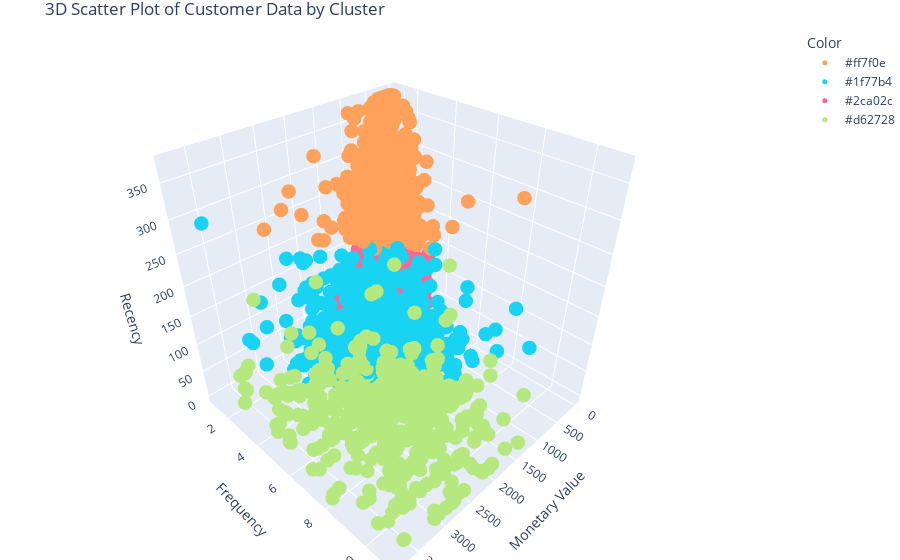

Notebook source saved alongside this figure:
### Code cell
cluster_colors = {
    0: '#1f77b4',  # Blue
    1: '#ff7f0e',  # Orange
    2: '#2ca02c',  # Green
    3: '#d62728'   # Red
}

# Map cluster numbers to colors
non_outliers_df['Color'] = non_outliers_df['Cluster'].map(cluster_colors)

# Create interactive 3D scatter plot
fig = px.scatter_3d(non_outliers_df, 
                    x='MonetaryValue', 
                    y='Frequency', 
                    z='Recency', 
                    color='Color',  # Use mapped colors
                    color_discrete_map=cluster_colors,  # Ensure correct color mapping
                    title='3D Scatter Plot of Customer Data by Cluster',
                    labels={'MonetaryValue': 'Monetary Value', 'Frequency': 'Frequency', 'Recency': 'Recency'},
                    hover_name='Cluster',  # Show cluster number on hover
                    hover_data={'MonetaryValue': True, 'Frequency': True, 'Recency': True, 'Color': False})

# Adjust the size of the points
fig.update_traces(marker=dict(size=5))  # Set the size of the points (adjust as needed)

# Update layout for better visualization
fig.update_layout(
    scene=dict(
        xaxis_title='Monetary Value',
        yaxis_title='Frequency',
        zaxis_title='Recency'
    ),
    margin=dict(l=0, r=0, b=0, t=30),  # Adjust margins
    showlegend=True  # Show legend for clusters
)

# Show the interactive plot
fig.show()

### Figure 1 — Plotly figure (JSON) as saved in the notebook; plotly's stock layout.template omitted (floating-point values rounded to 4 significant figures; data arrays with more than 128 entries replaced by an {"elided": "..."} marker saying what was removed)
{"data": [{"customdata": {"elided": "902x1 str values"}, "hovertemplate": "<b>%{hovertext}</b><br><br>Monetary Value=%{x}<br>Frequency=%{y}<br>Recency=%{z}<extra></extra>", "hovertext": {"elided": "902 int values"}, "legendgroup": "#ff7f0e", "marker": {"color": "#FFA15A", "size": 5, "symbol": "circle"}, "mode": "markers", "name": "#ff7f0e", "scene": "scene", "showlegend": true, "type": "scatter3d", "x": {"elided": "902 float values"}, "y": {"elided": "902 int values"}, "z": {"elided": "902 int values"}}, {"customdata": {"elided": "914x1 str values"}, "hovertemplate": "<b>%{hovertext}</b><br><br>Monetary Value=%{x}<br>Frequency=%{y}<br>Recency=%{z}<extra></extra>", "hovertext": {"elided": "914 int values"}, "legendgroup": "#1f77b4", "marker": {"color": "#19d3f3", "size": 5, "symbol": "circle"}, "mode": "markers", "name": "#1f77b4", "scene": "scene", "showlegend": true, "type": "scatter3d", "x": {"elided": "914 float values"}, "y": {"elided": "914 int values"}, "z": {"elided": "914 int values"}}, {"customdata": {"elided": "1499x1 str values"}, "hovertemplate": "<b>%{hovertext}</b><br><br>Monetary Value=%{x}<br>Frequency=%{y}<br>Recency=%{z}<extra></extra>", "hovertext": {"elided": "1499 int values"}, "legendgroup": "#2ca02c", "marker": {"color": "#FF6692", "size": 5, "symbol": "circle"}, "mode": "markers", "name": "#2ca02c", "scene": "scene", "showlegend": true, "type": "scatter3d", "x": {"elided": "1499 float values"}, "y": {"elided": "1499 int values"}, "z": {"elided": "1499 int values"}}, {"customdata": {"elided": "494x1 str values"}, "hovertemplate": "<b>%{hovertext}</b><br><br>Monetary Value=%{x}<br>Frequency=%{y}<br>Recency=%{z}<extra></extra>", "hovertext": {"elided": "494 int values"}, "legendgroup": "#d62728", "marker": {"color": "#B6E880", "size": 5, "symbol": "circle"}, "mode": "markers", "name": "#d62728", "scene": "scene", "showlegend": true, "type": "scatter3d", "x": {"elided": "494 float values"}, "y": {"elided": "494 int values"}, "z": {"elided": "494 int values"}}], "layout": {"legend": {"title": {"text": "Color"}, "tracegroupgap": 0}, "margin": {"b": 0, "l": 0, "r": 0, "t": 30}, "scene": {"domain": {"x": [0, 1], "y": [0, 1]}, "xaxis": {"title": {"text": "Monetary Value"}}, "yaxis": {"title": {"text": "Frequency"}}, "zaxis": {"title": {"text": "Recency"}}}, "showlegend": true, "title": {"text": "3D Scatter Plot of Customer Data by Cluster"}}}
